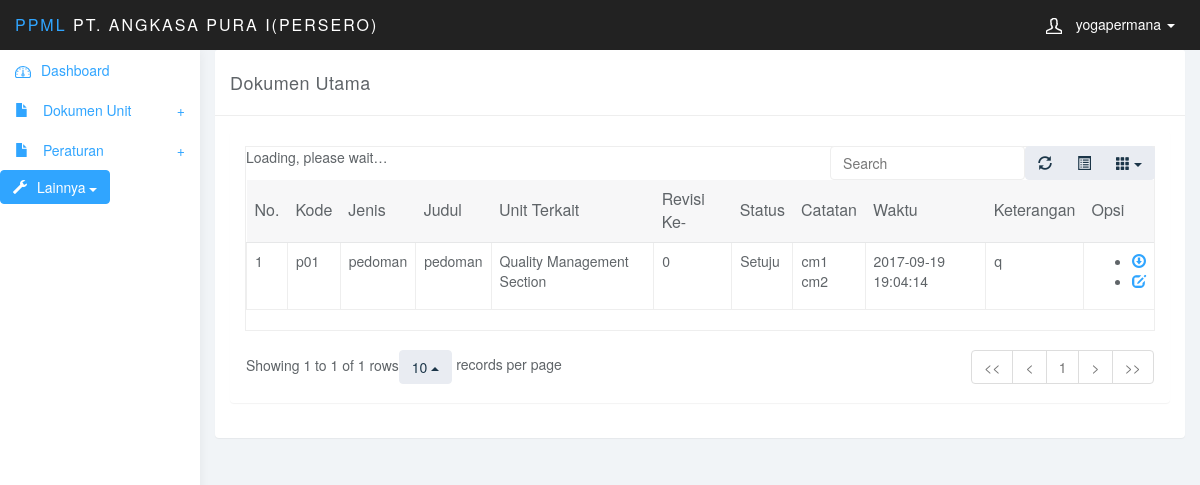
The app's page /operator/view_document.php (signed in) with its own data.
### tables this page shows
CREATE TABLE `tb_dokumen_baru` (
  `id_dokumen` int(3) NOT NULL AUTO_INCREMENT,
  `kode` varchar(50) DEFAULT NULL,
  `nama_dokumen` varchar(50) DEFAULT NULL,
  `jenis_dokumen` int(10) DEFAULT NULL,
  `keterangan` varchar(255) DEFAULT NULL,
  `revisi` int(3) DEFAULT NULL,
  `file` varchar(255) DEFAULT NULL,
  `status` int(3) DEFAULT NULL,
  `catatan` varchar(255) DEFAULT NULL,
  `entry_date` datetime DEFAULT NULL,
  `id_admin` int(10) DEFAULT NULL,
  PRIMARY KEY (`id_dokumen`),
  KEY `id_admin` (`id_admin`),
  KEY `jenis_dokumen` (`jenis_dokumen`),
  KEY `id_keterangan` (`keterangan`),
  KEY `status` (`status`),
  KEY `revisi` (`revisi`),
  CONSTRAINT `tb_dokumen_baru_ibfk_5` FOREIGN KEY (`jenis_dokumen`) REFERENCES `tb_jenis_dokumen` (`id_jenis_dokumen`),
  CONSTRAINT `tb_dokumen_baru_ibfk_7` FOREIGN KEY (`status`) REFERENCES `status_dokumen` (`id_status_dokumen`),
  CONSTRAINT `tb_dokumen_baru_ibfk_8` FOREIGN KEY (`revisi`) REFERENCES `revisi` (`id_revisi`),
  CONSTRAINT `tb_dokumen_baru_ibfk_9` FOREIGN KEY (`id_admin`) REFERENCES `tb_admin` (`id_admin`)
);

CREATE TABLE `tb_jenis_dokumen` (
  `id_jenis_dokumen` int(10) NOT NULL AUTO_INCREMENT,
  `jenis_dokumen` varchar(50) NOT NULL,
  PRIMARY KEY (`id_jenis_dokumen`)
);

CREATE TABLE `unit` (
  `id_unit` int(3) NOT NULL AUTO_INCREMENT,
  `unit` varchar(100) DEFAULT NULL,
  PRIMARY KEY (`id_unit`)
);

CREATE TABLE `status_dokumen` (
  `id_status_dokumen` int(3) NOT NULL,
  `status_dokumen` varchar(50) DEFAULT NULL,
  PRIMARY KEY (`id_status_dokumen`)
);

### operator/view_document.php (the view, shortened to what this page needs)
	<?php require_once('header.php') ?>
	<?php require_once('sidebar.php') ?>
	<div class="col-sm-9 col-sm-offset-3 col-lg-10 col-lg-offset-2 main">
		<div class="row">
			<div class="col-md-12">
				<div class="panel panel-default">
					<div class="panel-heading">
					 	Dokumen Utama
					 </div>
		<div class="panel-body">
		<div class="row">
			<div class="col-lg-12">
				<div class="panel panel-default">
					<div class="panel-body">
						<table data-toggle="table"  data-show-refresh="true" data-show-toggle="true" data-show-columns="true" data-search="true" data-select-item-name="toolbar1" data-pagination="true" data-sort-name="name" data-sort-order="desc">
						    <thead>
						    <tr>
						    	<th align="center">No.</th>
						    	<th data-field="kode">Kode</th>
						    	<th data-field="jenis_dokumen">Jenis</th>
						    	<th data-field="nama_dokumen">Judul</th>
						    	<th data-field="unit">Unit Terkait</th>
						    	<th data-field="revisi">Revisi Ke- </th>
						    	<th data-field="status_dokumen">Status</th>
						        <th data-field="catatan">Catatan</th>
						        <th data-field="entry_date">Waktu</th>
						        <th data-field="keterangan">Keterangan</th>
						        <th colspan="1">Opsi</th>
						    </tr>
						    </thead>
						    <tbody>
						    <?php
						    $query = mysql_query("SELECT
							tb_dokumen_baru.id_dokumen,
							tb_dokumen_baru.kode,
							tb_dokumen_baru.nama_dokumen,
							tb_jenis_dokumen.jenis_dokumen,
							tb_dokumen_baru.keterangan,
							tb_dokumen_baru.catatan,
							tb_dokumen_baru.revisi,
							tb_dokumen_baru.`file`,
							tb_dokumen_baru.entry_date,
							status_dokumen.status_dokumen,
							unit.unit
							FROM
							tb_dokumen_baru
							Inner Join tb_admin ON tb_dokumen_baru.id_admin = tb_admin.id_admin
							Inner Join tb_jenis_dokumen ON tb_dokumen_baru.jenis_dokumen = tb_jenis_dokumen.id_jenis_dokumen
							Inner Join status_dokumen ON tb_dokumen_baru.`status` = status_dokumen.id_status_dokumen
							Inner Join unit ON unit.id_unit = tb_admin.unit
							where tb_admin.unit=".$_SESSION['unit']."
							order by id_dokumen desc
							");
							$no=1;
						    while ($data = mysql_fetch_array($query)) {
					    	?>
					        <tr>
					        	<td align="center"><?php echo $no; ?></td>
					        	<td><?php echo $data['kode']; ?></td>
					        	<td><?php echo $data['jenis_dokumen']; ?></td>
					           	<td><?php echo $data['nama_dokumen']; ?></td>
					           	<td><?php echo $data['unit']; ?></td>
					           	<td><?php echo $data['revisi']; ?></td>
					           	<td><?php echo $data['status_dokumen']; ?></td>
					            <td><?php echo $data['catatan']; ?></td>
					       		<td><?php echo $data['entry_date']; ?></td>
					           	<td><?php echo $data['keterangan']; ?></td>
					           	<td>
					           		<ul>
					           			<li>
					           				<?php
											echo "<a href='../uploads/".$data['file']."' class='glyphicon glyphicon-download'></a> ";
											?>
					           			</li>
					           			<li>
					           				<a href="edit_dokumen.php?id_dokumen=<?php echo $data['id_dokumen'];?>" class="glyphicon glyphicon-edit"></a>
					           			</li>
					           		</ul>
					    		</td>
					        </tr>
						    <?php
						    $no++;
						    }
						    ?>
					  		</tbody>
						</table>
					</div>
				</div>
			</div>
		</div>
	</div>
</body>
</html>

### operator/css/styles.css (style rules this page uses)
body { background: #f1f4f7; padding-top: 50px; color: #5f6468; }
a, a:hover, a:focus { color: #30a5ff; }
.panel { border: 0; }
.panel-heading { font-size: 18px; font-weight: 300; letter-spacing: 0.025em; height: 66px; line-height: 45px; }
.panel-default .panel-heading { background: #fff; border-bottom: 1px solid #eee; color: #5f6468; }
.table { background: #fff; }

### records on screen
tb_dokumen_baru: kode "p01", jenis_dokumen.jenis_dokumen "pedoman", nama_dokumen "pedoman", unit.unit "Quality Management Section", revisi "0", status.status_dokumen "Setuju", catatan "cm1 cm2", entry_date "2017-09-19 19:04:14", keterangan "q"

### other values on screen
$_SESSION['nama'] "yogapermana"
